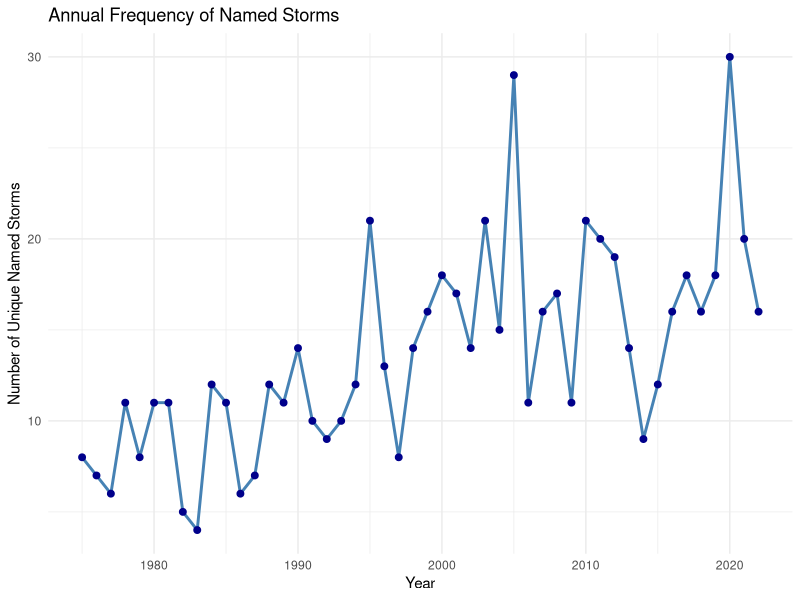

The R script that drew this image:
## ---- chunk 1
#| label: setup
#| include: false
suppressPackageStartupMessages(library(tidyverse))
## ---- chunk 2
#| label: named-storms-plot
#| fig-cap: "Number of named storms per year in the Atlantic basin."
storms %>%
  distinct(year, name) %>%
  count(year) %>%
  ggplot(aes(x = year, y = n)) +
  geom_line(color = "steelblue", size = 1) +
  geom_point(color = "darkblue", size = 2) +
  labs(
    title = "Annual Frequency of Named Storms",
    x = "Year",
    y = "Number of Unique Named Storms"
  ) +
  theme_minimal()
